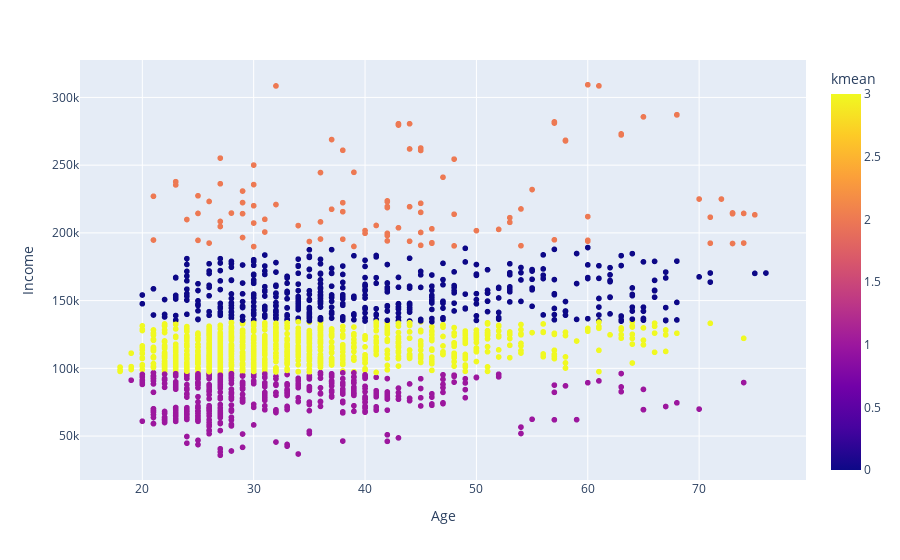

Notebook code for this chart:
### Code cell
fig = px.scatter(data_analysis, x='Age', y='Income', color=data_analysis['kmean'])
fig.show()

### Figure 1 — Plotly figure (JSON) as saved in the notebook; plotly's stock layout.template omitted (floating-point values rounded to 4 significant figures; data arrays with more than 128 entries replaced by an {"elided": "..."} marker saying what was removed)
{"data": [{"hovertemplate": "Age=%{x}<br>Income=%{y}<br>kmean=%{marker.color}<extra></extra>", "legendgroup": "", "marker": {"color": {"elided": "2000 int values"}, "coloraxis": "coloraxis", "symbol": "circle"}, "mode": "markers", "name": "", "showlegend": false, "type": "scattergl", "x": {"elided": "2000 int values"}, "xaxis": "x", "y": {"elided": "2000 int values"}, "yaxis": "y"}], "layout": {"coloraxis": {"colorbar": {"title": {"text": "kmean"}}, "colorscale": [[0, "#0d0887"], [0.1111, "#46039f"], [0.2222, "#7201a8"], [0.3333, "#9c179e"], [0.4444, "#bd3786"], [0.5556, "#d8576b"], [0.6667, "#ed7953"], [0.7778, "#fb9f3a"], [0.8889, "#fdca26"], [1, "#f0f921"]]}, "legend": {"tracegroupgap": 0}, "margin": {"t": 60}, "xaxis": {"anchor": "y", "domain": [0, 1], "title": {"text": "Age"}}, "yaxis": {"anchor": "x", "domain": [0, 1], "title": {"text": "Income"}}}}
